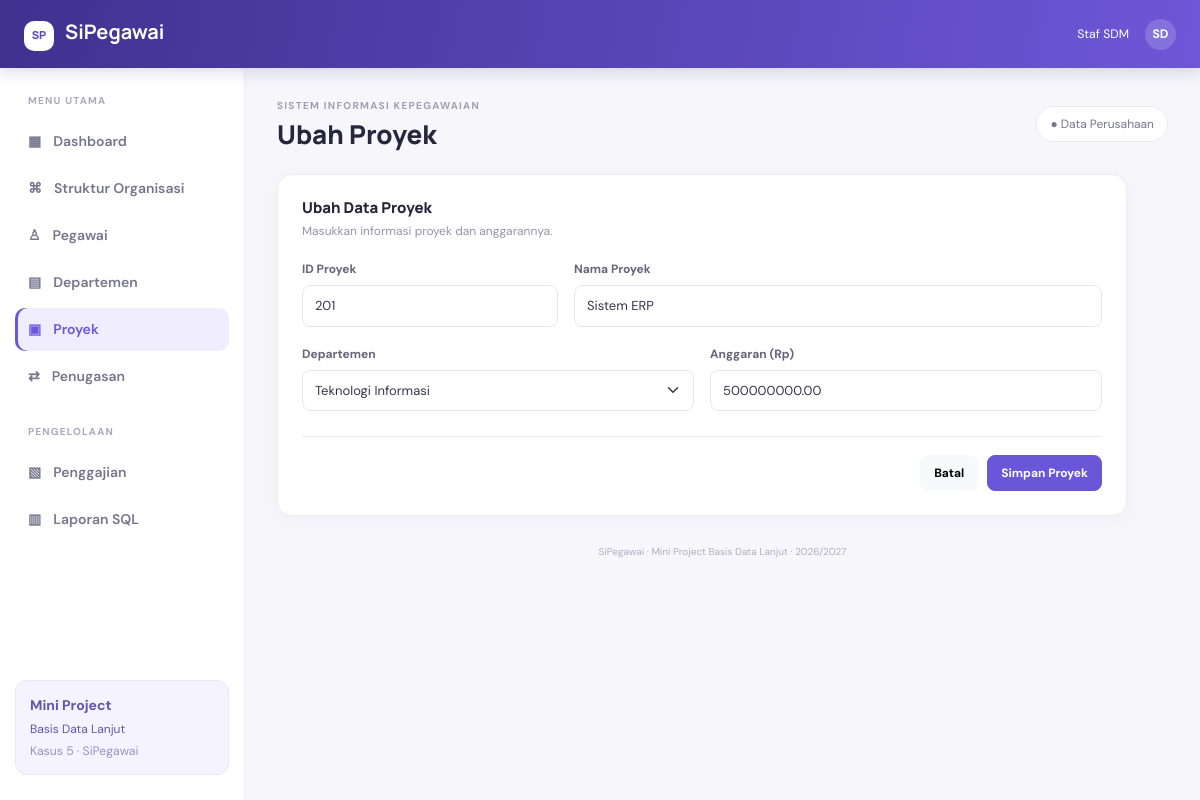
Page /index.php?page=proyek-form&id=201 on the committed database.
### tables this page shows
CREATE TABLE proyek (
  id_proyek INT PRIMARY KEY,
  nama_proyek VARCHAR(50) NOT NULL,
  id_dept INT,
  anggaran DECIMAL(15,2),
  FOREIGN KEY (id_dept) REFERENCES departemen(id_dept)
);

CREATE TABLE departemen (
  id_dept INT PRIMARY KEY,
  nama_dept VARCHAR(50) NOT NULL,
  lokasi VARCHAR(30)
);

### public/index.php (called while the page is built, shortened)
<?php
require_once APP_ROOT . '/app/core/Database.php';
require_once APP_ROOT . '/app/helpers.php';
require_once APP_ROOT . '/app/models/SiPegawaiModel.php';
$model = new SiPegawaiModel(Database::connection());
$page = (string)($_GET['page'] ?? 'dashboard');
$view = $page;
$data = [];
try {
    switch ($page) {
        case 'proyek-form':
            $pageTitle=isset($_GET['id'])?'Ubah Proyek':'Tambah Proyek';$id=(int)($_GET['id']??0);
            $data['project']=$id?$model->getProject($id):null;
            $data['departments']=$model->getDepartmentOptions();break;
    }
} catch (Throwable $e) {
    set_flash('danger',$e->getMessage());
    $page='dashboard';$view='dashboard';$pageTitle='Dashboard';$activePage='dashboard';$data=['stats'=>$model->dashboardData()];
}
extract($data, EXTR_SKIP);
require APP_ROOT . '/app/views/pages/' . $view . '.php';
require APP_ROOT . '/app/views/layout.php';

### app/helpers.php (called while the page is built, shortened)
<?php
function e($v): string { return htmlspecialchars((string)($v ?? ''), ENT_QUOTES, 'UTF-8'); }
function page_url(string $page, array $params = []): string {
    return BASE_URL . '/index.php?' . http_build_query(array_merge(['page' => $page], $params));
}

### app/models/SiPegawaiModel.php (called while the page is built, shortened)
<?php
final class SiPegawaiModel
{
    private PDO $db;
    public function __construct(PDO $db) { $this->db = $db; }
    private function all(string $sql, array $params = []): array {
        $s = $this->db->prepare($sql); $s->execute($params); return $s->fetchAll();
    }
    private function one(string $sql, array $params = []): ?array {
        $s = $this->db->prepare($sql); $s->execute($params); $r = $s->fetch(); return $r ?: null;
    }
    public function getDepartmentOptions(): array {
        return $this->all('SELECT id_dept,nama_dept FROM departemen ORDER BY nama_dept');
    }
    public function getProject(int $id): ?array { return $this->one('SELECT id_proyek,nama_proyek,id_dept,anggaran FROM proyek WHERE id_proyek=?',[$id]); }
}

### app/core/Database.php (called while the page is built, shortened)
<?php
final class Database {
    private static ?PDO $connection = null;
    public static function connection(): PDO {
        if (self::$connection === null) {
            $c = DB_CONFIG;
            $dsn = sprintf('mysql:host=%s;dbname=%s;charset=%s', $c['host'], $c['database'], $c['charset'] ?? 'utf8mb4');
            self::$connection = new PDO($dsn, $c['username'], $c['password'], [
                PDO::ATTR_ERRMODE => PDO::ERRMODE_EXCEPTION,
                PDO::ATTR_DEFAULT_FETCH_MODE => PDO::FETCH_ASSOC,
                PDO::ATTR_EMULATE_PREPARES => false,
            ]);
        }
        return self::$connection;
    }
}

### app/views/pages/proyek-form.php (the view, shortened to what this page needs)
<?php $editing=!empty($project); ?>
<div class="form-card"><div class="panel-heading"><div><h5><?= $editing?'Ubah Data Proyek':'Tambah Proyek Baru' ?></h5><p>Masukkan informasi proyek dan anggarannya.</p></div></div>
<form method="post" action="<?= e(BASE_URL) ?>/index.php">
<div class="row g-3"><div class="col-md-4"><label class="form-label">ID Proyek</label><input class="form-control" type="number" min="1" name="id_proyek" required value="<?= e($project['id_proyek']??'') ?>" <?= $editing?'readonly':'' ?>></div><div class="col-md-8"><label class="form-label">Nama Proyek</label><input class="form-control" name="nama_proyek" maxlength="50" required value="<?= e($project['nama_proyek']??'') ?>"></div><div class="col-md-6"><label class="form-label">Departemen</label><select class="form-select" name="id_dept" required><option value="">Pilih departemen</option><?php foreach($departments as $d): ?><option value="<?= (int)$d['id_dept'] ?>" <?= (int)($project['id_dept']??0)===(int)$d['id_dept']?'selected':'' ?>><?= e($d['nama_dept']) ?></option><?php endforeach; ?></select></div><div class="col-md-6"><label class="form-label">Anggaran (Rp)</label><input class="form-control" type="number" name="anggaran" min="0" step="0.01" required value="<?= e($project['anggaran']??'') ?>"></div></div>
<div class="form-actions"><a class="btn btn-light" href="<?= e(page_url('proyek')) ?>">Batal</a><button class="btn btn-primary">Simpan Proyek</button></div></form></div>

### public/assets/css/style.css (style rules this page uses)
:root { --ink:#25243a;--muted:#85849a;--primary:#6956d9;--primary-dark:#5140bc;--bg:#f6f6fb;--line:#ececf3 }
* { box-sizing:border-box }
body { margin:0;background:var(--bg);color:var(--ink);font-family:'DM Sans',sans-serif;font-size:14px }
.stat-card,.panel-card,.form-card { background:#fff;border:1px solid var(--line);border-radius:15px;box-shadow:0 5px 20px #26225009 }
.form-card { padding:24px;max-width:850px }
.panel-heading { display:flex;justify-content:space-between;align-items:flex-start;gap:15px;margin-bottom:18px }
.panel-heading h5 { font-family:'Manrope',sans-serif;font-weight:800;font-size:15px;margin:0 0 5px }
.panel-heading p { margin:0;color:#9694a8;font-size:12px }
.btn { border-radius:8px;font-size:12px;font-weight:700;padding:8px 13px }
.btn-primary { background:var(--primary);border-color:var(--primary) }
.form-control,.form-select { border-color:#e7e6ef;border-radius:8px;font-size:13px;padding:10px 12px;color:#37354c }
.form-label { font-size:12px;font-weight:700;color:#66647b;margin-bottom:7px }
.form-actions { display:flex;justify-content:flex-end;gap:9px;margin-top:25px;padding-top:18px;border-top:1px solid var(--line) }

### rows in the picture
proyek: id_proyek "201", nama_proyek "Sistem ERP", id_dept "Teknologi Informasi", anggaran "500000000.00"

### other values in the picture
$pageTitle "Ubah Proyek"
